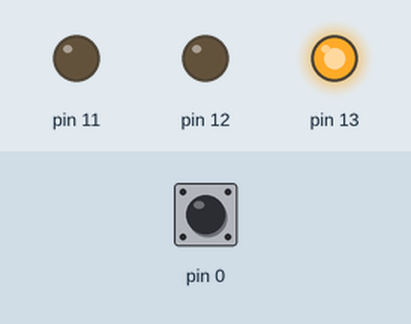
Recording of a sketch running on a simulated Arduino Uno, built with avr-gcc and run on an emulated ATmega328P. Shown: output pins drawn as LEDs (lit = HIGH). Inputs (shaded band) come from the test bench; at power-on: pin 0 HIGH.

Above: at 1.2 s.
1.3 s: pin 0 pulled LOW for 0.15 s
At 2.6 s:
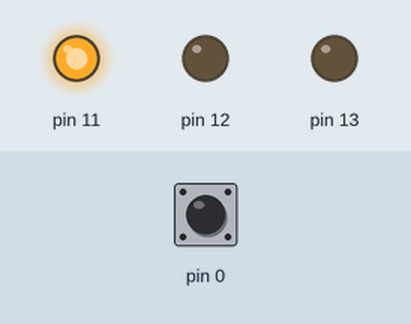
4.4 s: pin 0 pulled LOW for 1 s
At 7.2 s:
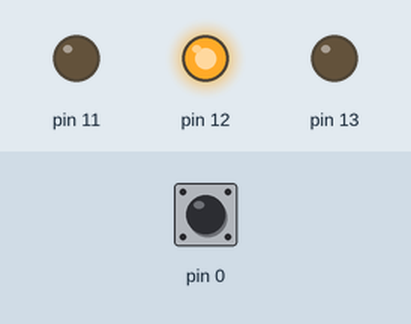
8.4 s: pin 0 pulled LOW for 3.2 s
At 9.2 s:
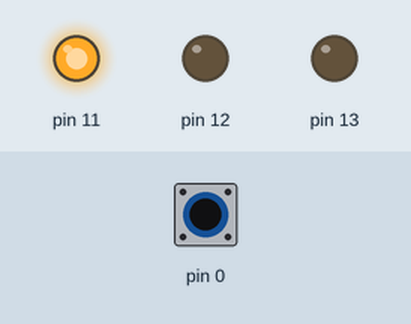
Timing chart, 0 to 14.1 s (numbered marks = the images above; inputs shaded):
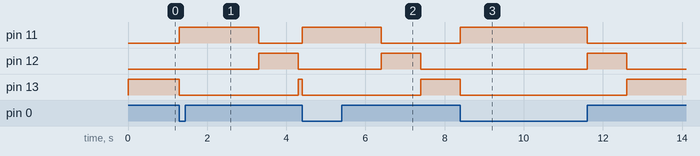

Measured:
- after the input at 1.3 s, pin 11: LOW → HIGH at once, → LOW 2.0 s later; pin 12: LOW → HIGH after 2.0 s, → LOW 1.0 s later; pin 13: HIGH → LOW at once, → HIGH 3.0 s later
- after the input at 4.4 s, pin 11: LOW → HIGH at once, → LOW 2.0 s later; pin 12: LOW → HIGH after 2.0 s, → LOW 1.0 s later; pin 13: HIGH → LOW at once, → HIGH 3.0 s later
- after the input at 8.4 s, pin 11: LOW → HIGH at once, → LOW 3.2 s later; pin 12: LOW → HIGH after 3.2 s, → LOW 1.0 s later; pin 13: HIGH → LOW at once, → HIGH 4.2 s later

The sketch:

01-TrafficLightWithSFRs.ino
```cpp
// #define redLight 13
// #define yellowLight 12
// #define greenLight 11
// #define pressButton 0

void setup()
{

    //   pinMode(redLight, OUTPUT);
    //   pinMode(yellowLight, OUTPUT);
    //   pinMode(greenLight, OUTPUT);
    DDRB |= _BV(DDB5);
    DDRB |= _BV(DDB4);
    DDRB |= _BV(DDB3);
    //   pinMode(pressButton, INPUT);
    DDRD &= ~_BV(DDD0);
    PORTD |= _BV(PORTD0);
    noLight();
}

void loop()
{

    if (bit_is_clear(PIND,PIND0))
    {
        greenLight();
        delay(2000);
        while (bit_is_clear(PIND,PIND0))
            ;
        yellowLight();
        delay(1000); // Wait for 1000 millisecond(s)

    }
    redLight();
}

void greenLight()
{
    PORTB &= ~_BV(PORTB5);
    PORTB &= ~_BV(PORTB4);
    PORTB |= _BV(PORTB3);
}

void yellowLight()
{
    PORTB &= ~_BV(PORTB5);
    PORTB |= _BV(PORTB4);
    PORTB &= ~_BV(PORTB3);
}

void redLight()
{
    PORTB |= _BV(PORTB5);
    PORTB &= ~_BV(PORTB4);
    PORTB &= ~_BV(PORTB3);
}

void noLight()
{
    PORTB &= ~_BV(PORTB5);
    PORTB &= ~_BV(PORTB4);
    PORTB &= ~_BV(PORTB3);
}
```
